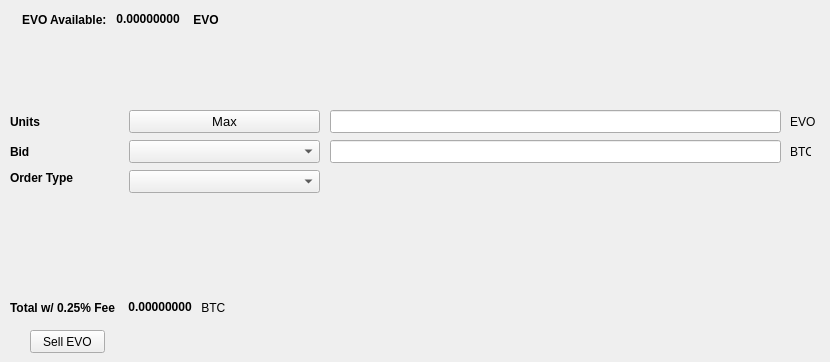
   <widget class="QWidget" name="SellTab">
    <attribute name="title">
     <string>Sell</string>
    </attribute>
    <widget class="QLabel" name="label_16">
     <property name="geometry">
      <rect>
       <x>790</x>
       <y>140</y>
       <width>21</width>
       <height>23</height>
      </rect>
     </property>
     <property name="text">
      <string>BTC</string>
     </property>
    </widget>
    <widget class="QComboBox" name="SellBidcomboBox">
     <property name="geometry">
      <rect>
       <x>129</x>
       <y>140</y>
       <width>191</width>
       <height>23</height>
      </rect>
     </property>
     <property name="font">
      <font>
       <pointsize>10</pointsize>
      </font>
     </property>
    </widget>
    <widget class="QLabel" name="label_18">
     <property name="geometry">
      <rect>
       <x>10</x>
       <y>110</y>
       <width>46</width>
       <height>23</height>
      </rect>
     </property>
     <property name="font">
      <font>
       <weight>75</weight>
       <bold>true</bold>
      </font>
     </property>
     <property name="text">
      <string>Units</string>
     </property>
    </widget>
    <widget class="QPushButton" name="Sell_Max_Amount">
     <property name="geometry">
      <rect>
       <x>129</x>
       <y>110</y>
       <width>191</width>
       <height>23</height>
      </rect>
     </property>
     <property name="font">
      <font>
       <pointsize>10</pointsize>
      </font>
     </property>
     <property name="text">
      <string>Max</string>
     </property>
    </widget>
    <widget class="QLabel" name="label_20">
     <property name="geometry">
      <rect>
       <x>10</x>
       <y>170</y>
       <width>71</width>
       <height>16</height>
      </rect>
     </property>
     <property name="font">
      <font>
       <weight>75</weight>
       <bold>true</bold>
      </font>
     </property>
     <property name="text">
      <string>Order Type</string>
     </property>
    </widget>
    <widget class="QComboBox" name="SellOrdertypeCombo">
     <property name="geometry">
      <rect>
       <x>129</x>
       <y>170</y>
       <width>191</width>
       <height>23</height>
      </rect>
     </property>
     <property name="font">
      <font>
       <pointsize>10</pointsize>
      </font>
     </property>
    </widget>
    <widget class="QLabel" name="label_21">
     <property name="geometry">
      <rect>
       <x>10</x>
       <y>140</y>
       <width>46</width>
       <height>23</height>
      </rect>
     </property>
     <property name="font">
      <font>
       <weight>75</weight>
       <bold>true</bold>
      </font>
     </property>
     <property name="text">
      <string>Bid</string>
     </property>
    </widget>
    <widget class="QLabel" name="label_22">
     <property name="geometry">
      <rect>
       <x>790</x>
       <y>110</y>
       <width>31</width>
       <height>23</height>
      </rect>
     </property>
     <property name="text">
      <string>EVO</string>
     </property>
    </widget>
    <widget class="QLineEdit" name="UnitsInputEVO">
     <property name="geometry">
      <rect>
       <x>330</x>
       <y>110</y>
       <width>451</width>
       <height>23</height>
      </rect>
     </property>
     <property name="font">
      <font>
       <pointsize>9</pointsize>
       <weight>75</weight>
       <bold>true</bold>
      </font>
     </property>
    </widget>
    <widget class="QLineEdit" name="SellBidPriceEdit">
     <property name="geometry">
      <rect>
       <x>330</x>
       <y>140</y>
       <width>451</width>
       <height>23</height>
      </rect>
     </property>
     <property name="font">
      <font>
       <pointsize>9</pointsize>
       <weight>75</weight>
       <bold>true</bold>
      </font>
     </property>
    </widget>
    <widget class="QPushButton" name="SellEVOBTN">
     <property name="geometry">
      <rect>
       <x>30</x>
       <y>330</y>
       <width>75</width>
       <height>23</height>
      </rect>
     </property>
     <property name="text">
      <string>Sell EVO</string>
     </property>
    </widget>
    <widget class="QWidget" name="layoutWidget">
     <property name="geometry">
      <rect>
       <x>22</x>
       <y>12</y>
       <width>200</width>
       <height>15</height>
      </rect>
     </property>
     <layout class="QHBoxLayout" name="horizontalLayout">
      <item>
       <widget class="QLabel" name="label232_2">
        <property name="font">
         <font>
          <weight>75</weight>
          <bold>true</bold>
         </font>
        </property>
        <property name="text">
         <string>EVO Available:</string>
        </property>
       </widget>
      </item>
      <item>
       <widget class="QLabel" name="EVOAvailableLabel">
        <property name="palette">
         <palette>
          <active>
           <colorrole role="WindowText">
            <brush brushstyle="SolidPattern">
             <color alpha="255">
              <red>0</red>
              <green>0</green>
              <blue>0</blue>
             </color>
            </brush>
           </colorrole>
           <colorrole role="Button">
            <brush brushstyle="SolidPattern">
             <color alpha="255">
              <red>0</red>
              <green>170</green>
              <blue>0</blue>
             </color>
            </brush>
           </colorrole>
           <colorrole role="Light">
            <brush brushstyle="SolidPattern">
             <color alpha="255">
              <red>0</red>
              <green>255</green>
              <blue>0</blue>
             </color>
            </brush>
           </colorrole>
           <colorrole role="Midlight">
            <brush brushstyle="SolidPattern">
             <color alpha="255">
              <red>0</red>
              <green>212</green>
              <blue>0</blue>
             </color>
            </brush>
           </colorrole>
           <colorrole role="Dark">
            <brush brushstyle="SolidPattern">
             <color alpha="255">
              <red>0</red>
              <green>85</green>
              <blue>0</blue>
             </color>
            </brush>
           </colorrole>
           <colorrole role="Mid">
            <brush brushstyle="SolidPattern">
             <color alpha="255">
              <red>0</red>
              <green>113</green>
              <blue>0</blue>
             </color>
            </brush>
           </colorrole>
           <colorrole role="Text">
            <brush brushstyle="SolidPattern">
             <color alpha="255">
              <red>0</red>
              <green>170</green>
              <blue>0</blue>
             </color>
            </brush>
           </colorrole>
           <colorrole role="BrightText">
            <brush brushstyle="SolidPattern">
             <color alpha="255">
              <red>255</red>
              <green>255</green>
              <blue>255</blue>
             </color>
            </brush>
           </colorrole>
           <colorrole role="ButtonText">
            <brush brushstyle="SolidPattern">
             <color alpha="255">
              <red>0</red>
              <green>0</green>
              <blue>0</blue>
             </color>
            </brush>
           </colorrole>
           <colorrole role="Base">
            <brush brushstyle="SolidPattern">
             <color alpha="255">
              <red>255</red>
              <green>255</green>
              <blue>255</blue>
             </color>
            </brush>
           </colorrole>
           <colorrole role="Window">
            <brush brushstyle="SolidPattern">
             <color alpha="255">
              <red>0</red>
              <green>170</green>
              <blue>0</blue>
             </color>
            </brush>
           </colorrole>
           <colorrole role="Shadow">
            <brush brushstyle="SolidPattern">
             <color alpha="255">
              <red>0</red>
              <green>0</green>
              <blue>0</blue>
             </color>
            </brush>
           </colorrole>
           <colorrole role="AlternateBase">
            <brush brushstyle="SolidPattern">
             <color alpha="255">
              <red>127</red>
              <green>212</green>
              <blue>127</blue>
             </color>
            </brush>
           </colorrole>
           <colorrole role="ToolTipBase">
            <brush brushstyle="SolidPattern">
             <color alpha="255">
              <red>255</red>
              <green>255</green>
              <blue>220</blue>
             </color>
            </brush>
           </colorrole>
           <colorrole role="ToolTipText">
            <brush brushstyle="SolidPattern">
             <color alpha="255">
              <red>0</red>
              <green>0</green>
              <blue>0</blue>
             </color>
            </brush>
           </colorrole>
          </active>
          <inactive>
           <colorrole role="WindowText">
            <brush brushstyle="SolidPattern">
             <color alpha="255">
              <red>0</red>
              <green>0</green>
              <blue>0</blue>
             </color>
            </brush>
           </colorrole>
           <colorrole role="Button">
            <brush brushstyle="SolidPattern">
             <color alpha="255">
              <red>0</red>
              <green>170</green>
              <blue>0</blue>
             </color>
            </brush>
           </colorrole>
           <colorrole role="Light">
            <brush brushstyle="SolidPattern">
             <color alpha="255">
              <red>0</red>
              <green>255</green>
              <blue>0</blue>
             </color>
            </brush>
           </colorrole>
           <colorrole role="Midlight">
            <brush brushstyle="SolidPattern">
             <color alpha="255">
              <red>0</red>
              <green>212</green>
              <blue>0</blue>
             </color>
            </brush>
           </colorrole>
           <colorrole role="Dark">
            <brush brushstyle="SolidPattern">
             <color alpha="255">
              <red>0</red>
              <green>85</green>
              <blue>0</blue>
             </color>
            </brush>
           </colorrole>
           <colorrole role="Mid">
            <brush brushstyle="SolidPattern">
             <color alpha="255">
              <red>0</red>
              <green>113</green>
              <blue>0</blue>
             </color>
            </brush>
           </colorrole>
           <colorrole role="Text">
            <brush brushstyle="SolidPattern">
             <color alpha="255">
              <red>0</red>
              <green>170</green>
              <blue>0</blue>
             </color>
            </brush>
           </colorrole>
           <colorrole role="BrightText">
            <brush brushstyle="SolidPattern">
             <color alpha="255">
              <red>255</red>
              <green>255</green>
              <blue>255</blue>
             </color>
            </brush>
           </colorrole>
           <colorrole role="ButtonText">
            <brush brushstyle="SolidPattern">
             <color alpha="255">
              <red>0</red>
              <green>0</green>
              <blue>0</blue>
             </color>
            </brush>
           </colorrole>
           <colorrole role="Base">
            <brush brushstyle="SolidPattern">
             <color alpha="255">
              <red>255</red>
              <green>255</green>
              <blue>255</blue>
             </color>
            </brush>
           </colorrole>
           <colorrole role="Window">
            <brush brushstyle="SolidPattern">
             <color alpha="255">
              <red>0</red>
              <green>170</green>
              <blue>0</blue>
             </color>
            </brush>
           </colorrole>
           <colorrole role="Shadow">
            <brush brushstyle="SolidPattern">
             <color alpha="255">
              <red>0</red>
              <green>0</green>
              <blue>0</blue>
             </color>
            </brush>
           </colorrole>
           <colorrole role="AlternateBase">
            <brush brushstyle="SolidPattern">
             <color alpha="255">
              <red>127</red>
              <green>212</green>
              <blue>127</blue>
             </color>
            </brush>
           </colorrole>
           <colorrole role="ToolTipBase">
            <brush brushstyle="SolidPattern">
             <color alpha="255">
              <red>255</red>
              <green>255</green>
              <blue>220</blue>
             </color>
            </brush>
           </colorrole>
           <colorrole role="ToolTipText">
            <brush brushstyle="SolidPattern">
             <color alpha="255">
              <red>0</red>
              <green>0</green>
              <blue>0</blue>
             </color>
            </brush>
           </colorrole>
          </inactive>
          <disabled>
           <colorrole role="WindowText">
            <brush brushstyle="SolidPattern">
             <color alpha="255">
              <red>0</red>
              <green>85</green>
              <blue>0</blue>
             </color>
            </brush>
           </colorrole>
           <colorrole role="Button">
            <brush brushstyle="SolidPattern">
             <color alpha="255">
              <red>0</red>
              <green>170</green>
              <blue>0</blue>
             </color>
            </brush>
           </colorrole>
           <colorrole role="Light">
            <brush brushstyle="SolidPattern">
             <color alpha="255">
              <red>0</red>
              <green>255</green>
              <blue>0</blue>
             </color>
            </brush>
           </colorrole>
           <colorrole role="Midlight">
            <brush brushstyle="SolidPattern">
             <color alpha="255">
              <red>0</red>
              <green>212</green>
              <blue>0</blue>
             </color>
            </brush>
           </colorrole>
           <colorrole role="Dark">
            <brush brushstyle="SolidPattern">
             <color alpha="255">
              <red>0</red>
              <green>85</green>
              <blue>0</blue>
             </color>
            </brush>
           </colorrole>
           <colorrole role="Mid">
            <brush brushstyle="SolidPattern">
             <color alpha="255">
              <red>0</red>
              <green>113</green>
              <blue>0</blue>
             </color>
            </brush>
           </colorrole>
           <colorrole role="Text">
            <brush brushstyle="SolidPattern">
             <color alpha="255">
              <red>0</red>
              <green>85</green>
              <blue>0</blue>
             </color>
            </brush>
           </colorrole>
           <colorrole role="BrightText">
            <brush brushstyle="SolidPattern">
             <color alpha="255">
              <red>255</red>
              <green>255</green>
              <blue>255</blue>
             </color>
            </brush>
           </colorrole>
           <colorrole role="ButtonText">
            <brush brushstyle="SolidPattern">
             <color alpha="255">
              <red>0</red>
              <green>85</green>
              <blue>0</blue>
             </color>
            </brush>
           </colorrole>
           <colorrole role="Base">
            <brush brushstyle="SolidPattern">
             <color alpha="255">
              <red>0</red>
              <green>170</green>
              <blue>0</blue>
             </color>
            </brush>
           </colorrole>
           <colorrole role="Window">
            <brush brushstyle="SolidPattern">
             <color alpha="255">
              <red>0</red>
              <green>170</green>
              <blue>0</blue>
             </color>
            </brush>
           </colorrole>
           <colorrole role="Shadow">
            <brush brushstyle="SolidPattern">
             <color alpha="255">
              <red>0</red>
              <green>0</green>
              <blue>0</blue>
             </color>
            </brush>
           </colorrole>
           <colorrole role="AlternateBase">
            <brush brushstyle="SolidPattern">
             <color alpha="255">
              <red>0</red>
              <green>170</green>
              <blue>0</blue>
             </color>
            </brush>
           </colorrole>
           <colorrole role="ToolTipBase">
            <brush brushstyle="SolidPattern">
             <color alpha="255">
              <red>255</red>
              <green>255</green>
              <blue>220</blue>
             </color>
            </brush>
           </colorrole>
           <colorrole role="ToolTipText">
            <brush brushstyle="SolidPattern">
             <color alpha="255">
              <red>0</red>
              <green>0</green>
              <blue>0</blue>
             </color>
            </brush>
           </colorrole>
          </disabled>
         </palette>
        </property>
        <property name="font">
         <font>
          <weight>75</weight>
          <bold>true</bold>
         </font>
        </property>
        <property name="text">
         <string> 0.00000000 </string>
        </property>
        <property name="textInteractionFlags">
         <set>Qt::LinksAccessibleByMouse|Qt::TextSelectableByKeyboard|Qt::TextSelectableByMouse</set>
        </property>
       </widget>
      </item>
      <item>
       <widget class="QLabel" name="labelEVO">
        <property name="font">
         <font>
          <weight>75</weight>
          <bold>true</bold>
         </font>
        </property>
        <property name="text">
         <string> EVO</string>
        </property>
       </widget>
      </item>
     </layout>
    </widget>
    <widget class="QWidget" name="layoutWidget">
     <property name="geometry">
      <rect>
       <x>10</x>
       <y>300</y>
       <width>218</width>
       <height>15</height>
      </rect>
     </property>
     <layout class="QHBoxLayout" name="horizontalLayout_2">
      <item>
       <widget class="QLabel" name="label_19">
        <property name="font">
         <font>
          <weight>75</weight>
          <bold>true</bold>
         </font>
        </property>
        <property name="text">
         <string>Total w/ 0.25% Fee </string>
        </property>
       </widget>
      </item>
      <item>
       <widget class="QLabel" name="SellCostLabel">
        <property name="palette">
         <palette>
          <active>
           <colorrole role="WindowText">
            <brush brushstyle="SolidPattern">
             <color alpha="255">
              <red>0</red>
              <green>0</green>
              <blue>0</blue>
             </color>
            </brush>
           </colorrole>
           <colorrole role="Button">
            <brush brushstyle="SolidPattern">
             <color alpha="255">
              <red>0</red>
              <green>170</green>
              <blue>0</blue>
             </color>
            </brush>
           </colorrole>
           <colorrole role="Light">
            <brush brushstyle="SolidPattern">
             <color alpha="255">
              <red>0</red>
              <green>255</green>
              <blue>0</blue>
             </color>
            </brush>
           </colorrole>
           <colorrole role="Midlight">
            <brush brushstyle="SolidPattern">
             <color alpha="255">
              <red>0</red>
              <green>212</green>
              <blue>0</blue>
             </color>
            </brush>
           </colorrole>
           <colorrole role="Dark">
            <brush brushstyle="SolidPattern">
             <color alpha="255">
              <red>0</red>
              <green>85</green>
              <blue>0</blue>
             </color>
            </brush>
           </colorrole>
           <colorrole role="Mid">
            <brush brushstyle="SolidPattern">
             <color alpha="255">
              <red>0</red>
              <green>113</green>
              <blue>0</blue>
             </color>
            </brush>
           </colorrole>
           <colorrole role="Text">
            <brush brushstyle="SolidPattern">
             <color alpha="255">
              <red>0</red>
              <green>170</green>
              <blue>0</blue>
             </color>
            </brush>
           </colorrole>
           <colorrole role="BrightText">
            <brush brushstyle="SolidPattern">
             <color alpha="255">
              <red>255</red>
              <green>255</green>
              <blue>255</blue>
             </color>
            </brush>
           </colorrole>
           <colorrole role="ButtonText">
            <brush brushstyle="SolidPattern">
             <color alpha="255">
              <red>0</red>
              <green>0</green>
              <blue>0</blue>
             </color>
            </brush>
           </colorrole>
           <colorrole role="Base">
            <brush brushstyle="SolidPattern">
             <color alpha="255">
              <red>255</red>
              <green>255</green>
              <blue>255</blue>
             </color>
            </brush>
           </colorrole>
           <colorrole role="Window">
            <brush brushstyle="SolidPattern">
             <color alpha="255">
              <red>0</red>
              <green>170</green>
              <blue>0</blue>
             </color>
            </brush>
           </colorrole>
           <colorrole role="Shadow">
            <brush brushstyle="SolidPattern">
             <color alpha="255">
              <red>0</red>
              <green>0</green>
              <blue>0</blue>
             </color>
            </brush>
           </colorrole>
           <colorrole role="AlternateBase">
            <brush brushstyle="SolidPattern">
             <color alpha="255">
              <red>127</red>
              <green>212</green>
              <blue>127</blue>
             </color>
            </brush>
           </colorrole>
           <colorrole role="ToolTipBase">
            <brush brushstyle="SolidPattern">
             <color alpha="255">
              <red>255</red>
              <green>255</green>
              <blue>220</blue>
             </color>
            </brush>
           </colorrole>
           <colorrole role="ToolTipText">
            <brush brushstyle="SolidPattern">
             <color alpha="255">
              <red>0</red>
              <green>0</green>
              <blue>0</blue>
             </color>
            </brush>
           </colorrole>
          </active>
          <inactive>
           <colorrole role="WindowText">
            <brush brushstyle="SolidPattern">
             <color alpha="255">
              <red>0</red>
              <green>0</green>
              <blue>0</blue>
             </color>
            </brush>
           </colorrole>
           <colorrole role="Button">
            <brush brushstyle="SolidPattern">
             <color alpha="255">
              <red>0</red>
              <green>170</green>
              <blue>0</blue>
             </color>
            </brush>
           </colorrole>
           <colorrole role="Light">
            <brush brushstyle="SolidPattern">
             <color alpha="255">
              <red>0</red>
              <green>255</green>
              <blue>0</blue>
             </color>
            </brush>
           </colorrole>
           <colorrole role="Midlight">
            <brush brushstyle="SolidPattern">
             <color alpha="255">
              <red>0</red>
              <green>212</green>
              <blue>0</blue>
             </color>
            </brush>
           </colorrole>
           <colorrole role="Dark">
            <brush brushstyle="SolidPattern">
             <color alpha="255">
              <red>0</red>
              <green>85</green>
              <blue>0</blue>
             </color>
            </brush>
           </colorrole>
           <colorrole role="Mid">
            <brush brushstyle="SolidPattern">
             <color alpha="255">
              <red>0</red>
              <green>113</green>
              <blue>0</blue>
             </color>
            </brush>
           </colorrole>
           <colorrole role="Text">
            <brush brushstyle="SolidPattern">
             <color alpha="255">
              <red>0</red>
              <green>170</green>
              <blue>0</blue>
             </color>
            </brush>
           </colorrole>
           <colorrole role="BrightText">
            <brush brushstyle="SolidPattern">
             <color alpha="255">
              <red>255</red>
              <green>255</green>
              <blue>255</blue>
             </color>
            </brush>
           </colorrole>
           <colorrole role="ButtonText">
            <brush brushstyle="SolidPattern">
             <color alpha="255">
              <red>0</red>
              <green>0</green>
              <blue>0</blue>
             </color>
            </brush>
           </colorrole>
           <colorrole role="Base">
            <brush brushstyle="SolidPattern">
             <color alpha="255">
              <red>255</red>
              <green>255</green>
              <blue>255</blue>
             </color>
            </brush>
           </colorrole>
           <colorrole role="Window">
            <brush brushstyle="SolidPattern">
             <color alpha="255">
              <red>0</red>
              <green>170</green>
              <blue>0</blue>
             </color>
            </brush>
           </colorrole>
           <colorrole role="Shadow">
            <brush brushstyle="SolidPattern">
             <color alpha="255">
              <red>0</red>
              <green>0</green>
              <blue>0</blue>
             </color>
            </brush>
           </colorrole>
           <colorrole role="AlternateBase">
            <brush brushstyle="SolidPattern">
             <color alpha="255">
              <red>127</red>
              <green>212</green>
              <blue>127</blue>
             </color>
            </brush>
           </colorrole>
           <colorrole role="ToolTipBase">
            <brush brushstyle="SolidPattern">
             <color alpha="255">
              <red>255</red>
              <green>255</green>
              <blue>220</blue>
             </color>
            </brush>
           </colorrole>
           <colorrole role="ToolTipText">
            <brush brushstyle="SolidPattern">
             <color alpha="255">
              <red>0</red>
              <green>0</green>
              <blue>0</blue>
             </color>
            </brush>
           </colorrole>
          </inactive>
          <disabled>
           <colorrole role="WindowText">
            <brush brushstyle="SolidPattern">
             <color alpha="255">
              <red>0</red>
              <green>85</green>
              <blue>0</blue>
             </color>
            </brush>
           </colorrole>
           <colorrole role="Button">
            <brush brushstyle="SolidPattern">
             <color alpha="255">
              <red>0</red>
              <green>170</green>
              <blue>0</blue>
             </color>
            </brush>
           </colorrole>
           <colorrole role="Light">
            <brush brushstyle="SolidPattern">
             <color alpha="255">
              <red>0</red>
              <green>255</green>
              <blue>0</blue>
             </color>
            </brush>
           </colorrole>
           <colorrole role="Midlight">
            <brush brushstyle="SolidPattern">
             <color alpha="255">
              <red>0</red>
              <green>212</green>
              <blue>0</blue>
             </color>
            </brush>
           </colorrole>
           <colorrole role="Dark">
            <brush brushstyle="SolidPattern">
             <color alpha="255">
              <red>0</red>
              <green>85</green>
              <blue>0</blue>
             </color>
            </brush>
           </colorrole>
           <colorrole role="Mid">
            <brush brushstyle="SolidPattern">
             <color alpha="255">
              <red>0</red>
              <green>113</green>
              <blue>0</blue>
             </color>
            </brush>
           </colorrole>
           <colorrole role="Text">
            <brush brushstyle="SolidPattern">
             <color alpha="255">
              <red>0</red>
              <green>85</green>
              <blue>0</blue>
             </color>
            </brush>
           </colorrole>
           <colorrole role="BrightText">
            <brush brushstyle="SolidPattern">
             <color alpha="255">
              <red>255</red>
              <green>255</green>
              <blue>255</blue>
             </color>
            </brush>
           </colorrole>
           <colorrole role="ButtonText">
            <brush brushstyle="SolidPattern">
             <color alpha="255">
              <red>0</red>
              <green>85</green>
              <blue>0</blue>
             </color>
            </brush>
           </colorrole>
           <colorrole role="Base">
            <brush brushstyle="SolidPattern">
             <color alpha="255">
              <red>0</red>
              <green>170</green>
              <blue>0</blue>
             </color>
            </brush>
           </colorrole>
           <colorrole role="Window">
            <brush brushstyle="SolidPattern">
             <color alpha="255">
              <red>0</red>
              <green>170</green>
              <blue>0</blue>
             </color>
            </brush>
           </colorrole>
           <colorrole role="Shadow">
            <brush brushstyle="SolidPattern">
             <color alpha="255">
              <red>0</red>
              <green>0</green>
              <blue>0</blue>
             </color>
            </brush>
           </colorrole>
           <colorrole role="AlternateBase">
            <brush brushstyle="SolidPattern">
             <color alpha="255">
              <red>0</red>
              <green>170</green>
              <blue>0</blue>
             </color>
            </brush>
           </colorrole>
           <colorrole role="ToolTipBase">
            <brush brushstyle="SolidPattern">
             <color alpha="255">
              <red>255</red>
              <green>255</green>
              <blue>220</blue>
             </color>
            </brush>
           </colorrole>
           <colorrole role="ToolTipText">
            <brush brushstyle="SolidPattern">
             <color alpha="255">
              <red>0</red>
              <green>0</green>
              <blue>0</blue>
             </color>
            </brush>
           </colorrole>
          </disabled>
         </palette>
        </property>
        <property name="font">
         <font>
          <weight>75</weight>
          <bold>true</bold>
         </font>
        </property>
        <property name="autoFillBackground">
         <bool>false</bool>
        </property>
        <property name="text">
         <string> 0.00000000</string>
        </property>
        <property name="textInteractionFlags">
         <set>Qt::LinksAccessibleByMouse|Qt::TextSelectableByMouse</set>
        </property>
       </widget>
      </item>
      <item>
       <widget class="QLabel" name="label_17">
        <property name="font">
         <font>
          <weight>50</weight>
          <bold>false</bold>
         </font>
        </property>
        <property name="text">
         <string> BTC</string>
        </property>
       </widget>
      </item>
     </layout>
    </widget>
   </widget>
